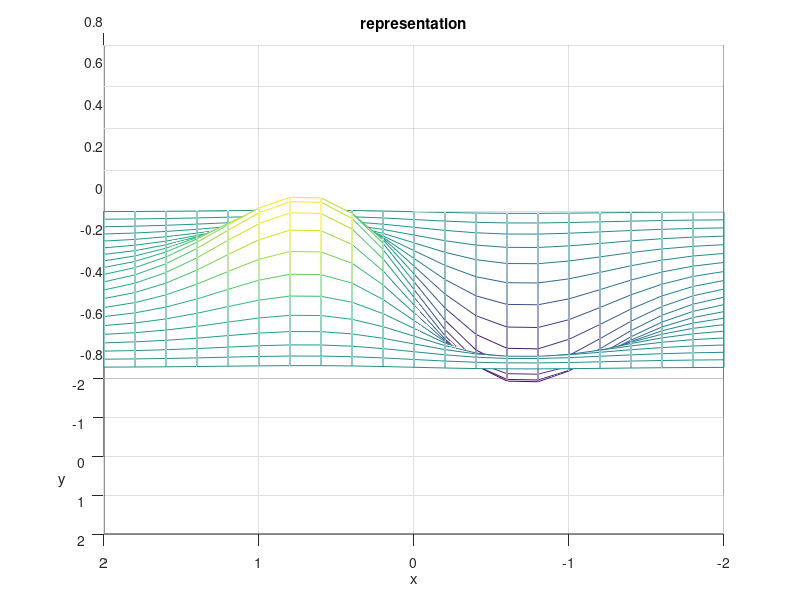

Reproduce this figure in MATLAB.
figure(1);
x=-2:0.2:2;
y=-2:0.2:2;
[X,Y]=meshgrid(x,y);
Z=X.*exp(-X.^(2)-Y.^(2));
mesh(X,Y,Z)
xlabel('x')
ylabel('y')
view(180,25)
title('representation')
print('-f1','-djpeg','did.jpeg')